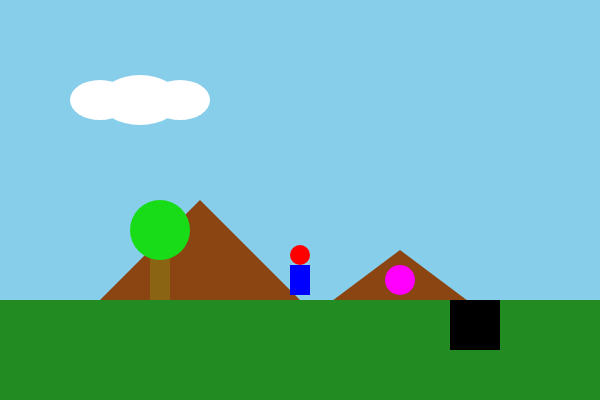
Frame 1 (no input)
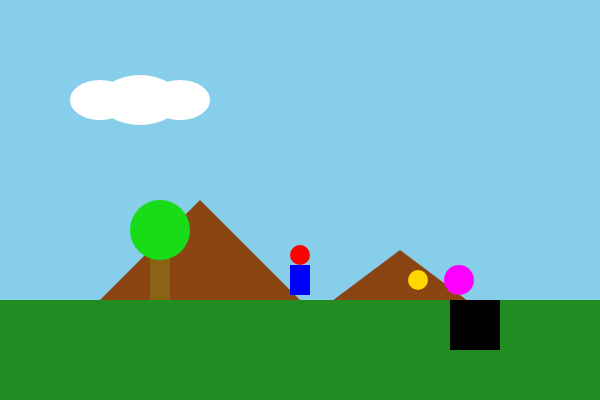
Frame 60 (no input)
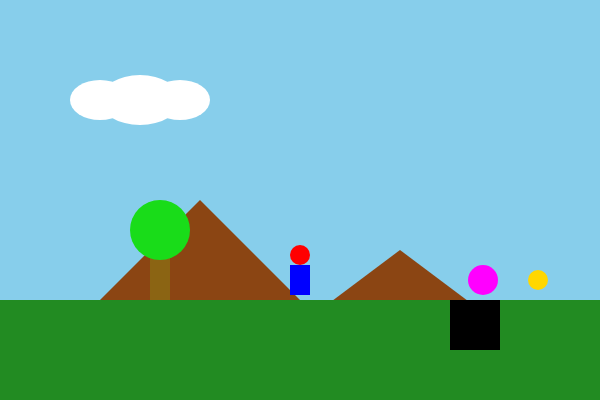
Frame 120 (the mouse pressed at the canvas centre since frame 60)

The p5.js sketch that drew these frames (run headless with seeded random() and noise() and a simulated clock; from frame 60 on, the mouse is pressed at the canvas centre):

// p5.js sketch
// ── sketch.js
let gameChar_x = 300;
let gameChar_y = 280;
let charState = "standing";
let gameObjects = [];
let isFalling = false;
let fallSpeed = 2;
let charSpeed = 3;
let isJumping = false;
let jumpSpeed = -10;
let gravity = 0.5;
let velocityY = 0;

let enemy = {
  x: 400,
  y: 280,
  size: 30,
  fill: [255, 0, 255],
  speed: 1,
  patrolRange: 100,
  direction: 1,
  alive: true
};

function setup() {
  createCanvas(600, 400);
  
  gameObjects = [
    { type: "mountain", x1: 0, y1: 400, x2: 200, y2: 200, x3: 400, y3: 400, fill: [139, 69, 19] },
    { type: "mountain", x1: 200, y1: 400, x2: 400, y2: 250, x3: 600, y3: 400, fill: [139, 69, 19] },
    { type: "ground", x: 0, y: 300, w: 600, h: 100, fill: [34, 139, 34] }, // Земля
    { type: "pit", x: 450, y: 300, w: 50, h: 50, fill: [0, 0, 0] }, // Яма
    { type: "tree_trunk", x: 150, y: 250, w: 20, h: 50, fill: [139, 100, 19] },
    { type: "tree_crown", x: 160, y: 230, w: 60, h: 60, fill: [25, 220, 25] },
    { type: "coin", x: 300, y: 280, size: 20, fill: [255, 215, 0], speed: 2 },
    { type: "cloud", x: 100, y: 100, w: 60, h: 40, fill: [255, 255, 255] },
    { type: "cloud", x: 140, y: 100, w: 80, h: 50, fill: [255, 255, 255] },
    { type: "cloud", x: 180, y: 100, w: 60, h: 40, fill: [255, 255, 255] }
  ];
}

function draw() {
  background(135, 206, 235);
  
  // Отрисовка всех игровых объектов
  for (let obj of gameObjects) {
    fill(obj.fill[0], obj.fill[1], obj.fill[2]);
    noStroke();
    
    if (obj.type === "mountain") {
      triangle(obj.x1, obj.y1, obj.x2, obj.y2, obj.x3, obj.y3);
    } else if (obj.type === "ground") {
      rect(obj.x, obj.y, obj.w, obj.h); // Земля рисуется явно
    } else if (obj.type === "pit") {
      rect(obj.x, obj.y, obj.w, obj.h); // Яма рисуется явно
    } else if (obj.type === "tree_trunk") {
      rect(obj.x, obj.y, obj.w, obj.h);
    } else if (obj.type === "tree_crown") {
      ellipse(obj.x, obj.y, obj.w, obj.h);
    } else if (obj.type === "coin") {
      ellipse(obj.x, obj.y, obj.size, obj.size);
      obj.x += obj.speed;
      if (obj.x > width) obj.x = 0;
    } else if (obj.type === "cloud") {
      ellipse(obj.x, obj.y, obj.w, obj.h);
    }
  }
  
  // Движение противника
  if (enemy.alive) {
    fill(enemy.fill[0], enemy.fill[1], enemy.fill[2]);
    ellipse(enemy.x, enemy.y, enemy.size, enemy.size);
    
    enemy.x += enemy.speed * enemy.direction;
    if (enemy.x > 400 + enemy.patrolRange || enemy.x < 400 - enemy.patrolRange) {
      enemy.direction *= -1;
    }
    
    if (gameChar_x > enemy.x - enemy.size/2 && gameChar_x < enemy.x + enemy.size/2 &&
        gameChar_y + 15 > enemy.y - enemy.size/2 && gameChar_y + 15 < enemy.y &&
        velocityY > 0) {
      enemy.alive = false;
    }
  }
  
  // Проверка падения в яму
  let pit = gameObjects.find(obj => obj.type === "pit");
  if (!isFalling && gameChar_x > pit.x && gameChar_x < pit.x + pit.w && gameChar_y >= pit.y - 25) {
    isFalling = true;
    charState = "jumpForward";
  }
  
  // Логика падения
  if (isFalling) {
    gameChar_y += fallSpeed;
    if (gameChar_y > pit.y + pit.h + 25) {
      isFalling = false;
      gameChar_x = 300;
      gameChar_y = 280;
      charState = "standing";
    }
  }
  
  // Плавное движение и прыжок
  if (!isFalling) {
    if (keyIsDown(65)) { // A
      gameChar_x -= charSpeed;
      charState = "walkLeft";
    } else if (keyIsDown(68)) { // D
      gameChar_x += charSpeed;
      charState = "walkRight";
    } else if (!isJumping) {
      charState = "standing";
    }
    
    if (isJumping) {
      gameChar_y += velocityY;
      velocityY += gravity;
      if (gameChar_y >= 280) {
        gameChar_y = 280;
        isJumping = false;
        velocityY = 0;
      }
    }
  }
  
  gameChar_x = constrain(gameChar_x, 0, width);
  
  drawGameCharacter();
}
function drawGameCharacter() {
  if (charState === "standing") {
    fill(255, 0, 0);
    ellipse(gameChar_x, gameChar_y - 25, 20, 20);
    fill(0, 0, 255);
    rect(gameChar_x - 10, gameChar_y - 15, 20, 30);
    line(gameChar_x - 10, gameChar_y + 15, gameChar_x - 15, gameChar_y + 25);
    line(gameChar_x + 10, gameChar_y + 15, gameChar_x + 15, gameChar_y + 25);
    line(gameChar_x - 10, gameChar_y - 5, gameChar_x - 15, gameChar_y - 15);
    line(gameChar_x + 10, gameChar_y - 5, gameChar_x + 15, gameChar_y - 15);
    
  } else if (charState === "jumpForward" || isJumping) {
    fill(255, 0, 0);
    ellipse(gameChar_x, gameChar_y - 25, 20, 20);
    fill(0, 0, 255);
    rect(gameChar_x - 10, gameChar_y - 15, 20, 30);
    line(gameChar_x - 10, gameChar_y + 5, gameChar_x - 15, gameChar_y - 5);
    line(gameChar_x + 10, gameChar_y + 5, gameChar_x + 15, gameChar_y - 5);
    line(gameChar_x - 10, gameChar_y + 15, gameChar_x, gameChar_y + 25);
    line(gameChar_x + 10, gameChar_y + 15, gameChar_x, gameChar_y + 25);
    
  } else if (charState === "walkLeft") {
    fill(255, 0, 0);
    ellipse(gameChar_x, gameChar_y - 25, 20, 20);
    fill(0, 0, 255);
    rect(gameChar_x - 10, gameChar_y - 15, 20, 30);
    line(gameChar_x - 10, gameChar_y + 15, gameChar_x - 20, gameChar_y + 20);
    line(gameChar_x + 10, gameChar_y + 15, gameChar_x, gameChar_y + 25);
    line(gameChar_x - 10, gameChar_y - 5, gameChar_x - 20, gameChar_y);
    line(gameChar_x + 10, gameChar_y - 5, gameChar_x + 15, gameChar_y - 15);
    
  } else if (charState === "walkRight") {
    fill(255, 0, 0);
    ellipse(gameChar_x, gameChar_y - 25, 20, 20);
    fill(0, 0, 255);
    rect(gameChar_x - 10, gameChar_y - 15, 20, 30);
    line(gameChar_x + 10, gameChar_y + 15, gameChar_x + 20, gameChar_y + 20);
    line(gameChar_x - 10, gameChar_y + 15, gameChar_x, gameChar_y + 25);
    line(gameChar_x + 10, gameChar_y - 5, gameChar_x + 20, gameChar_y);
    line(gameChar_x - 10, gameChar_y - 5, gameChar_x - 15, gameChar_y - 15);
  }
}

function keyPressed() {
  if (!isFalling) {
    if (keyCode === 32 && !isJumping && gameChar_y === 280) { // Space
      isJumping = true;
      velocityY = jumpSpeed;
      charState = "jumpForward";
    }
  }
}

function keyReleased() {
  if (!isFalling && !isJumping) {
    charState = "standing";
  }
}
